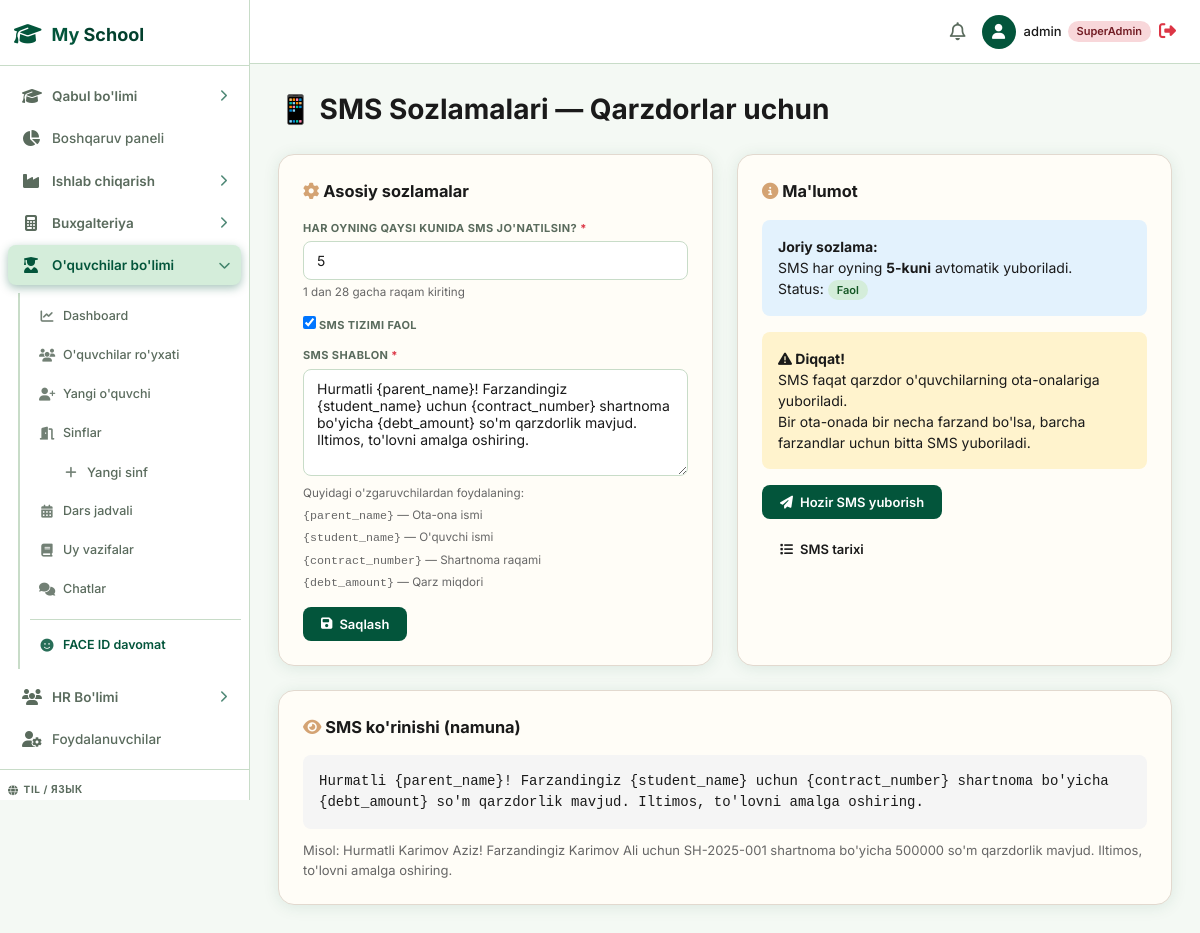
The page /students/sms/config/ (signed in) on the database its author committed.
### students/models.py (models this page shows, shortened)
class SmsNotificationConfig(models.Model):
    day_of_month = models.IntegerField(default=5, help_text="Har oyning necha-sida SMS jo'natilsin (1-28)")
    is_active = models.BooleanField(default=True)
    message_template = models.TextField(
        default="Hurmatli {parent_name}! Farzandingiz {student_name} uchun {contract_number} shartnoma bo'yicha {debt_amount} so'm qarzdorlik mavjud. Iltimos, to'lovni amalga oshiring."
    )
    class Meta:
        verbose_name = "SMS sozlamasi"

### students/views.py (the view, shortened to what this page needs)
# urls.py: path('sms/config/', views.sms_config, name='students_sms_config'),
@login_required
@students_required
def sms_config(request):
    config, _ = SmsNotificationConfig.objects.get_or_create()
    context = {
        'config': config,
        'page_title': 'SMS sozlamalari',
    }
    return render(request, 'students/sms_config.html', context)

### students/views.py (called while the page is built)
def _is_students_staff(user):
    if user.is_superuser:
        return True
    return user.groups.filter(name__in=['students_agent', 'students_manager', 'enrollment_agent', 'enrollment_manager']).exists()

### templates/students/sms_config.html (shortened to what this page needs)
{% extends 'base.html' %}
{% block content %}
<h1 style="font-size:28px;margin-bottom:24px;">📱 SMS Sozlamalari — Qarzdorlar uchun</h1>
<div style="display:grid;grid-template-columns:1fr 1fr;gap:24px;">
  <div class="card" style="background:#fffdf7;border:1px solid #e2d9cf;border-radius:16px;padding:24px;">
    <h3 style="margin-bottom:16px;"><i class="fa-solid fa-cog" style="color:#D4A373;"></i> Asosiy sozlamalar</h3>
    <form method="post">
      <div class="form-group">
        <label>Har oyning qaysi kunida SMS jo'natilsin? <span style="color:#dc3545;">*</span></label>
        <input type="number" name="day_of_month" class="form-control" value="{{ config.day_of_month }}" min="1" max="28" required>
        <small style="color:#666;">1 dan 28 gacha raqam kiriting</small>
      </div>
      <div class="form-group">
        <label>
          <input type="checkbox" name="is_active" {% if config.is_active %}checked{% endif %}>
          SMS tizimi faol
        </label>
      </div>
      <div class="form-group">
        <label>SMS shablon <span style="color:#dc3545;">*</span></label>
        <textarea name="message_template" class="form-control" rows="5" required>{{ config.message_template }}</textarea>
        <small style="color:#666;">
          Quyidagi o'zgaruvchilardan foydalaning:<br>
          <code>{parent_name}</code> — Ota-ona ismi<br>
          <code>{student_name}</code> — O'quvchi ismi<br>
          <code>{contract_number}</code> — Shartnoma raqami<br>
          <code>{debt_amount}</code> — Qarz miqdori
        </small>
      </div>
      <button type="submit" class="btn btn-primary"><i class="fa-solid fa-save"></i> Saqlash</button>
    </form>
  </div>
  <div class="card" style="background:#fffdf7;border:1px solid #e2d9cf;border-radius:16px;padding:24px;">
    <h3 style="margin-bottom:16px;"><i class="fa-solid fa-info-circle" style="color:#D4A373;"></i> Ma'lumot</h3>
    <div style="padding:16px;background:#e3f2fd;border-radius:8px;margin-bottom:16px;">
      <p><strong>Joriy sozlama:</strong></p>
      <p>SMS har oyning <strong>{{ config.day_of_month }}-kuni</strong> avtomatik yuboriladi.</p>
      <p>Status: {% if config.is_active %}<span class="badge badge-success">Faol</span>{% else %}<span class="badge badge-secondary">Nofaol</span>{% endif %}</p>
    </div>
    <div style="padding:16px;background:#fff3cd;border-radius:8px;margin-bottom:16px;">
      <p><strong><i class="fa-solid fa-exclamation-triangle"></i> Diqqat!</strong></p>
      <p>SMS faqat qarzdor o'quvchilarning ota-onalariga yuboriladi.</p>
      <p>Bir ota-onada bir necha farzand bo'lsa, barcha farzandlar uchun bitta SMS yuboriladi.</p>
    </div>
    <form method="post" action="{% url 'students_sms_send' %}">
      <button type="submit" class="btn btn-primary" onclick="return confirm('Hozir barcha qarzdorlarga SMS yubormoqchimisiz?')">
        <i class="fa-solid fa-paper-plane"></i> Hozir SMS yuborish
      </button>
    </form>
    <a href="{% url 'students_sms_logs' %}" class="btn" style="margin-top:12px;">
      <i class="fa-solid fa-list"></i> SMS tarixi
    </a>
  </div>
</div>
<div class="card" style="margin-top:24px;background:#fffdf7;border:1px solid #e2d9cf;border-radius:16px;padding:24px;">
  <h3 style="margin-bottom:16px;"><i class="fa-solid fa-eye" style="color:#D4A373;"></i> SMS ko'rinishi (namuna)</h3>
  <div style="padding:16px;background:#f5f5f5;border-radius:8px;font-family:monospace;">
    {{ config.message_template|safe }}
  </div>
  <p style="margin-top:12px;color:#666;font-size:13px;">
    Misol: Hurmatli Karimov Aziz! Farzandingiz Karimov Ali uchun SH-2025-001 shartnoma bo'yicha 500000 so'm qarzdorlik mavjud. Iltimos, to'lovni amalga oshiring.
  </p>
</div>
{% endblock %}

### templates/base.html (shortened to what this page needs)
{% load static %}
<!DOCTYPE html>
<html lang="uz">
<head>
    <link rel="stylesheet" href="https://cdnjs.cloudflare.com/ajax/libs/font-awesome/6.4.0/css/all.min.css">
    <link rel="stylesheet" href="{% static 'css/style.css' %}?v=5">
</head>
<body>
    <div class="app-container">
        <aside class="sidebar" id="appSidebar">
            <div class="sidebar-header">
                <div class="logo-icon"><i class="fa-solid fa-graduation-cap"></i></div>
                <h2>My <span class="highlight">School</span></h2>
            </div>
            <ul class="nav-links">
                {% if is_superadmin or is_enrollment or is_callcentre %}
                <li class="nav-group">
                    <div class="nav-group__head {% if '/enrollment/' in request.path %}active{% endif %}" onclick="toggleSubMenu(this)">
                        <span style="display:flex;align-items:center;gap:12px;">
                            <i class="fa-solid fa-graduation-cap icon-left"></i>
                            <span>Qabul bo'limi</span>
                        </span>
                        <i class="fa-solid fa-chevron-right arrow"></i>
                    </div>
                </li>
                {% endif %}
                {% if is_superadmin %}
                <li>
                    <a href="/" class="{% if request.path == '/' %}active{% endif %}">
                        <i class="fa-solid fa-chart-pie"></i>
                        <span>Boshqaruv paneli</span>
                    </a>
                </li>
                <li class="nav-group">
                    <div class="nav-group__head {% if '/production/' in request.path %}active{% endif %}" onclick="toggleSubMenu(this)">
                        <span style="display:flex;align-items:center;gap:12px;">
                            <i class="fa-solid fa-industry icon-left"></i>
                            <span>Ishlab chiqarish</span>
                        </span>
                        <i class="fa-solid fa-chevron-right arrow"></i>
                    </div>
                </li>
                <li class="nav-group">
                    <div class="nav-group__head {% if '/accounting/' in request.path %}active{% endif %}" onclick="toggleSubMenu(this)">
                        <span style="display:flex;align-items:center;gap:12px;">
                            <i class="fa-solid fa-calculator icon-left"></i>
                            <span>Buxgalteriya</span>
                        </span>
                        <i class="fa-solid fa-chevron-right arrow"></i>
                    </div>
                </li>
                <li class="nav-group">
                    <div class="nav-group__head {% if '/students/' in request.path %}active{% endif %}" onclick="toggleSubMenu(this)">
                        <span style="display:flex;align-items:center;gap:12px;">
                            <i class="fa-solid fa-user-graduate icon-left"></i>
                            <span>O'quvchilar bo'limi</span>
                        </span>
                        <i class="fa-solid fa-chevron-right arrow"></i>
                    </div>
                    <ul class="nav-sub {% if '/students/' in request.path %}open{% endif %}">
                        <li><a href="/students/" class="{% if request.path == '/students/' %}active{% endif %}"><i class="fa-solid fa-chart-line"></i><span>Dashboard</span></a></li>
                        <li><a href="/students/list/" class="{% if '/students/list' in request.path %}active{% endif %}"><i class="fa-solid fa-users"></i><span>O'quvchilar ro'yxati</span></a></li>
                        <li><a href="/students/new/" class="{% if '/students/create' in request.path %}active{% endif %}"><i class="fa-solid fa-user-plus"></i><span>Yangi o'quvchi</span></a></li>
                        <li><a href="/students/classrooms/" class="{% if '/students/classrooms' in request.path %}active{% endif %}"><i class="fa-solid fa-door-open"></i><span>Sinflar</span></a></li>
                        <li><a href="/students/classrooms/new/" class="" style="padding-left:32px;font-size:13px;"><i class="fa-solid fa-plus"></i><span>Yangi sinf</span></a></li>
                        <li><a href="/students/schedule/" class="{% if '/students/schedule' in request.path %}active{% endif %}"><i class="fa-solid fa-calendar-days"></i><span>Dars jadvali</span></a></li>
                        <li><a href="/students/homework/" class="{% if '/students/homework/list' in request.path %}active{% endif %}"><i class="fa-solid fa-book"></i><span>Uy vazifalar</span></a></li>
                        <li><a href="/students/chat/" class="{% if '/students/chat/list' in request.path %}active{% endif %}"><i class="fa-solid fa-comments"></i><span>Chatlar</span></a></li>
                        <li style="margin-top:8px;padding-top:8px;border-top:1px solid var(--border);">
                            <a href="/faceid/students/" class="{% if '/faceid/students' in request.path %}active{% endif %}" style="color:var(--primary);font-weight:600;">
                                <i class="fa-solid fa-face-smile" style="color:var(--primary);"></i><span>FACE ID davomat</span>
                            </a>
                        </li>
                    </ul>
                </li>
                <li class="nav-group">
                    <div class="nav-group__head {% if '/hr/' in request.path %}active{% endif %}" onclick="toggleSubMenu(this)">
                        <span style="display:flex;align-items:center;gap:12px;">
                            <i class="fa-solid fa-users icon-left"></i>
                            <span>HR Bo'limi</span>
                        </span>
                        <i class="fa-solid fa-chevron-right arrow"></i>
                    </div>
                </li>
                <li>
                    <a href="/admin-users/" class="{% if '/admin-users/' in request.path %}active{% endif %}">
                        <i class="fa-solid fa-user-gear"></i>
                        <span>Foydalanuvchilar</span>
                    </a>
                </li>
                {% endif %}
            </ul>
            <div class="sidebar-footer">
                <div class="lang-label"><i class="fa-solid fa-globe"></i> <span>Til / Язык</span></div>
            </div>
        </aside>
        <main class="main-content">
            <header class="topbar">
                <div class="topbar-actions">
                    <button class="icon-btn"><i class="fa-regular fa-bell"></i></button>
                    <div class="user-profile">
                        <div class="avatar"><i class="fa-solid fa-user"></i></div>
                        <span class="user-name">
                            {{ request.user.username }}
                            {% if is_superadmin %}<span class="badge badge-danger" style="font-size:11px;">SuperAdmin</span>
                            {% elif user_branch %}<span class="badge badge-info" style="font-size:11px;">{{ user_branch.name }}</span>
                            {% elif request.user.groups.all.0 %}<span class="badge badge-warning" style="font-size:11px;">{{ request.user.groups.all.0.name }}</span>
                            {% endif %}
                        </span>
                        <a href="/logout/" style="color:#dc3545;font-size:17px;" title="Chiqish">
                            <i class="fa-solid fa-right-from-bracket"></i>
                        </a>
                    </div>
                </div>
            </header>
            <div class="content-wrapper">
                {% block content %}{% endblock %}
            </div>
        </main>
    </div>
</body>
</html>

### templates/base.html (style rules this page uses)
body { top: 0 !important; }

### rows shown on the page
SmsNotificationConfig: day_of_month "5", is_active "☑", message_template "Hurmatli {parent_name}! Farzandingiz {student_name} uchun {contract_number} shartnoma bo'yicha {debt_amount} so'm qarzdorlik mavjud. Iltimos, to'lovni amalga oshiring."

### other values the page prints
{{ request.user.username }} "admin"
